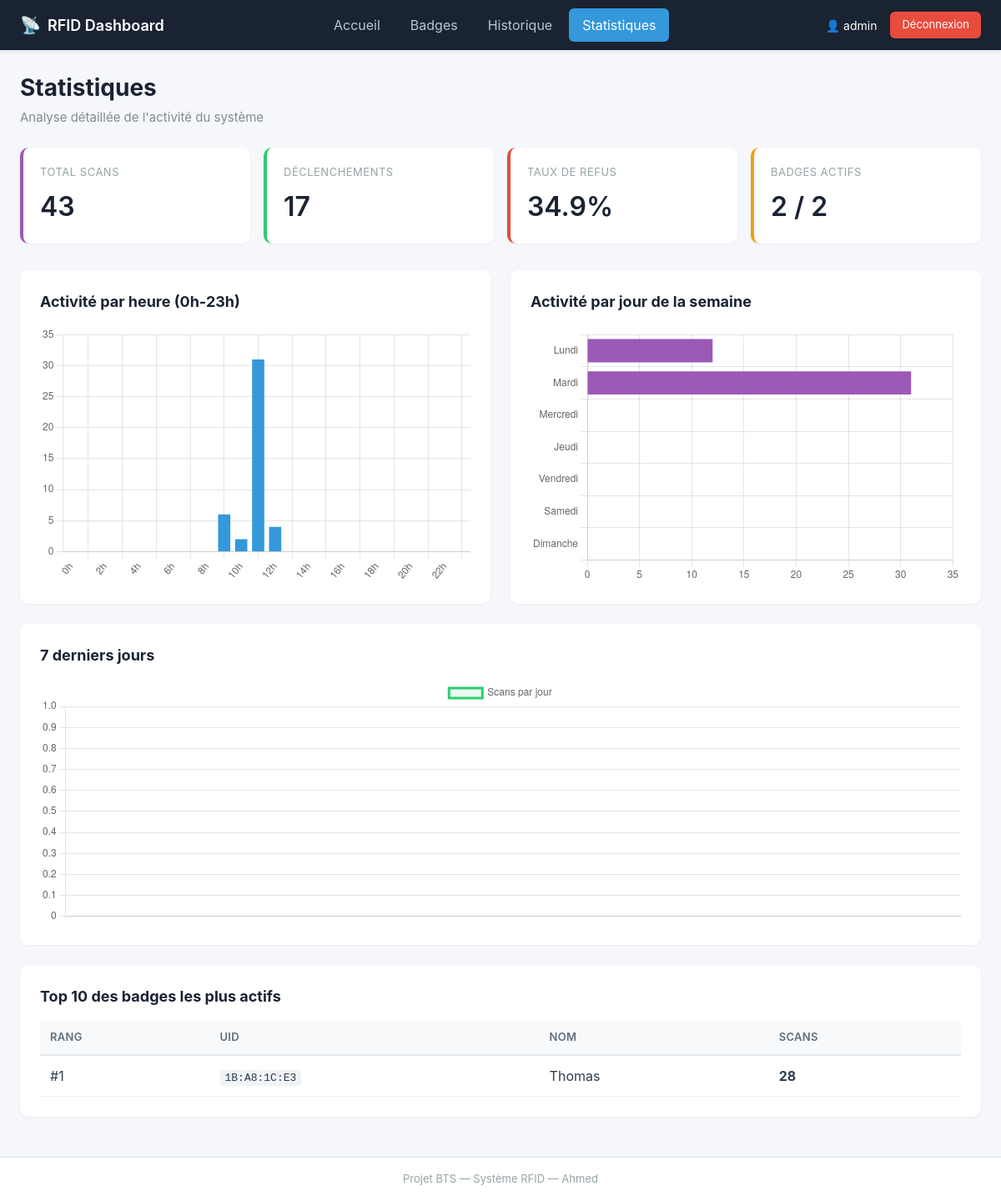
The page /stats (signed in) on the database its author committed.
### tables this page shows
CREATE TABLE passages (
                id         INTEGER PRIMARY KEY AUTOINCREMENT,
                timestamp  TIMESTAMP NOT NULL,
                uid        TEXT    NOT NULL,
                nom        TEXT    NOT NULL,
                autorise   INTEGER NOT NULL,
                declenche  INTEGER NOT NULL DEFAULT 0
            );

### server.py (the view)
@app.route("/stats")
@auth.login_required
def stats_page():
    return render_template(
        "stats.html",
        stats=db.stats_globales(),
        top=[dict(r) for r in db.top_badges(limit=10)],
        activite_heures=db.activite_par_heure(),
        activite_jours=db.activite_par_jour_semaine(),
        activite_7j=db.activite_7_derniers_jours(),
    )

### auth.py (called while the page is built)
def utilisateur_connecte() -> bool:
    return "user_id" in session

def login_required(view_func):
    @wraps(view_func)
    def wrapper(*args, **kwargs):
        if not utilisateur_connecte():
            flash("Veuillez vous connecter pour accéder à cette page.", "warning")
            return redirect(url_for("login", next=request.path))
        return view_func(*args, **kwargs)
    return wrapper

### database.py (called while the page is built)
@contextmanager
def get_conn():
    conn = sqlite3.connect(DB_PATH)
    conn.row_factory = sqlite3.Row
    conn.execute("PRAGMA foreign_keys = ON")
    try:
        yield conn
        conn.commit()
    except Exception:
        conn.rollback()
        raise
    finally:
        conn.close()

def top_badges(limit: int = 5):
    with get_conn() as conn:
        return conn.execute(
            """SELECT uid, nom, COUNT(*) AS nb_scans
               FROM passages
               WHERE autorise = 1
               GROUP BY uid, nom
               ORDER BY nb_scans DESC
               LIMIT ?""",
            (limit,),
        ).fetchall()

def activite_par_heure():
    with get_conn() as conn:
        rows = conn.execute(
            """SELECT CAST(strftime('%H', timestamp) AS INTEGER) AS heure,
                      COUNT(*) AS n
               FROM passages
               GROUP BY heure
               ORDER BY heure"""
        ).fetchall()
        counts = {h: 0 for h in range(24)}
        for r in rows:
            counts[r["heure"]] = r["n"]
        return counts

def activite_par_jour_semaine():
    with get_conn() as conn:
        rows = conn.execute(
            """SELECT CAST(strftime('%w', timestamp) AS INTEGER) AS jour,
                      COUNT(*) AS n
               FROM passages
               GROUP BY jour"""
        ).fetchall()
        remap = {0: 6, 1: 0, 2: 1, 3: 2, 4: 3, 5: 4, 6: 5}
        counts = {i: 0 for i in range(7)}
        for r in rows:
            counts[remap[r["jour"]]] = r["n"]
        return counts

def activite_7_derniers_jours():
    with get_conn() as conn:
        rows = conn.execute(
            """SELECT date(timestamp) AS jour, COUNT(*) AS n
               FROM passages
               WHERE timestamp >= datetime('now', '-7 days')
               GROUP BY jour
               ORDER BY jour"""
        ).fetchall()
        return [(r["jour"], r["n"]) for r in rows]

### templates/stats.html (shortened to what this page needs)
{% extends "base.html" %}
{% block content %}
<div class="page-header">
    <h1>Statistiques</h1>
    <p>Analyse détaillée de l'activité du système</p>
</div>
<div class="stats-grid">
    <div class="stat-card info">
        <div class="stat-label">Total scans</div>
        <div class="stat-value">{{ stats.total_scans }}</div>
    </div>
    <div class="stat-card success">
        <div class="stat-label">Déclenchements</div>
        <div class="stat-value">{{ stats.total_declenchements }}</div>
    </div>
    <div class="stat-card danger">
        <div class="stat-label">Taux de refus</div>
        <div class="stat-value">{{ stats.taux_refus }}%</div>
    </div>
    <div class="stat-card warning">
        <div class="stat-label">Badges actifs</div>
        <div class="stat-value">{{ stats.badges_actifs }} / {{ stats.total_badges }}</div>
    </div>
</div>
<div class="cards-row">
    <div class="card">
        <h2>Activité par heure (0h-23h)</h2>
        <canvas id="chartHeures" height="180"></canvas>
    </div>
    <div class="card">
        <h2>Activité par jour de la semaine</h2>
        <canvas id="chartJours" height="180"></canvas>
    </div>
</div>
<div class="card">
    <h2>7 derniers jours</h2>
    <canvas id="chart7j" height="80"></canvas>
</div>
<div class="card">
    <h2>Top 10 des badges les plus actifs</h2>
    {% if top %}
    <table class="table">
        <thead><tr><th>Rang</th><th>UID</th><th>Nom</th><th>Scans</th></tr></thead>
        <tbody>
        {% for b in top %}
            <tr>
                <td>#{{ loop.index }}</td>
                <td><span class="uid">{{ b.uid }}</span></td>
                <td>{{ b.nom }}</td>
                <td><strong>{{ b.nb_scans }}</strong></td>
            </tr>
        {% endfor %}
        </tbody>
    </table>
    {% else %}
    <p style="color:#95a5a6; text-align:center; padding:20px;">Pas encore de données.</p>
    {% endif %}
</div>
<script>
// Données injectées depuis Flask via tojson
const heures = {{ activite_heures | tojson }};
const jours  = {{ activite_jours  | tojson }};
const sept_j = {{ activite_7j     | tojson }};
// Graphique heures (barres)
new Chart(document.getElementById('chartHeures'), {
    type: 'bar',
    data: {
        labels: Object.keys(heures).map(h => h + 'h'),
        datasets: [{
            label: 'Scans',
            data: Object.values(heures),
            backgroundColor: '#3498db'
        }]
    },
    options: { plugins: { legend: { display: false } }, scales: { y: { beginAtZero: true } } }
});
// Graphique jours (barres horizontales)
const nomsJours = ['Lundi', 'Mardi', 'Mercredi', 'Jeudi', 'Vendredi', 'Samedi', 'Dimanche'];
new Chart(document.getElementById('chartJours'), {
    type: 'bar',
    data: {
        labels: nomsJours,
        datasets: [{
            label: 'Scans',
            data: Object.values(jours),
            backgroundColor: '#9b59b6'
        }]
    },
    options: { indexAxis: 'y', plugins: { legend: { display: false } }, scales: { x: { beginAtZero: true } } }
});
// Graphique 7 derniers jours (ligne)
new Chart(document.getElementById('chart7j'), {
    type: 'line',
    data: {
        labels: sept_j.map(d => d[0]),
        datasets: [{
            label: 'Scans par jour',
            data: sept_j.map(d => d[1]),
            borderColor: '#2ecc71',
            backgroundColor: 'rgba(46, 204, 113, 0.1)',
            fill: true,
            tension: 0.3
        }]
    },
    options: { scales: { y: { beginAtZero: true } } }
});
</script>
{% endblock %}

### static/style.css (style rules this page uses)
* { box-sizing: border-box; margin: 0; padding: 0; }
body { font-family: -apple-system, BlinkMacSystemFont, "Segoe UI", Roboto, sans-serif; background: #f5f7fa; color: #2c3e50; line-height: 1.5; min-height: 100vh; display: flex; flex-direction: column; }
.page-header { margin-bottom: 24px; }
.page-header h1 { font-size: 28px; color: #1a2332; margin-bottom: 4px; }
.page-header p { color: #7f8c8d; font-size: 15px; }
.stats-grid { display: grid; grid-template-columns: repeat(auto-fit, minmax(200px, 1fr)); gap: 16px; margin-bottom: 32px; }
.stat-card { background: white; padding: 20px; border-radius: 10px; box-shadow: 0 1px 3px rgba(0,0,0,0.05); border-left: 4px solid #3498db; }
.stat-card.success { border-left-color: #2ecc71; }
.stat-card.warning { border-left-color: #f39c12; }
.stat-card.danger { border-left-color: #e74c3c; }
.stat-card.info { border-left-color: #9b59b6; }
.stat-card .stat-label { font-size: 13px; color: #95a5a6; text-transform: uppercase; letter-spacing: 0.5px; margin-bottom: 8px; }
.stat-card .stat-value { font-size: 32px; font-weight: 600; color: #1a2332; }
.card { background: white; padding: 24px; border-radius: 10px; box-shadow: 0 1px 3px rgba(0,0,0,0.05); margin-bottom: 24px; }
.card h2 { font-size: 18px; color: #1a2332; margin-bottom: 16px; }
.cards-row { display: grid; grid-template-columns: 1fr 1fr; gap: 24px; }
.table { width: 100%; border-collapse: collapse; }
.table th { text-align: left; padding: 10px 12px; background: #f8f9fb; color: #5d6d7e; font-size: 13px; font-weight: 600; text-transform: uppercase; letter-spacing: 0.3px; border-bottom: 2px solid #e1e8ed; }
.table td { padding: 12px; border-bottom: 1px solid #f0f3f7; }
.table .uid { font-family: "Courier New", monospace; font-size: 13px; background: #f0f3f7; padding: 2px 6px; border-radius: 4px; }

### rows shown on the page
passages: uid "1B:A8:1C:E3", nom "Thomas", nb_scans "28"

### other values the page prints
{{ session.username }} "admin"
{{ stats.total_scans }} "43"
{{ stats.total_declenchements }} "17"
{{ stats.taux_refus }} "34.9"
{{ stats.badges_actifs }} "2"
{{ stats.total_badges }} "2"
chart data {{ activite_heures | tojson }} {"0": 0, "1": 0, "2": 0, "3": 0, "4": 0, "5": 0, "6": 0, "7": 0, "8": 0, "9": 6, "10": 2, "11": 31, "12": 4, "13": 0, "14": 0, "15": 0, "16": 0, "17": 0, "18": 0, "19": 0, "20": 0, "21": 0, "22": 0, "23": 0}
chart data {{ activite_jours  | tojson }} {"0": 12, "1": 31, "2": 0, "3": 0, "4": 0, "5": 0, "6": 0}
